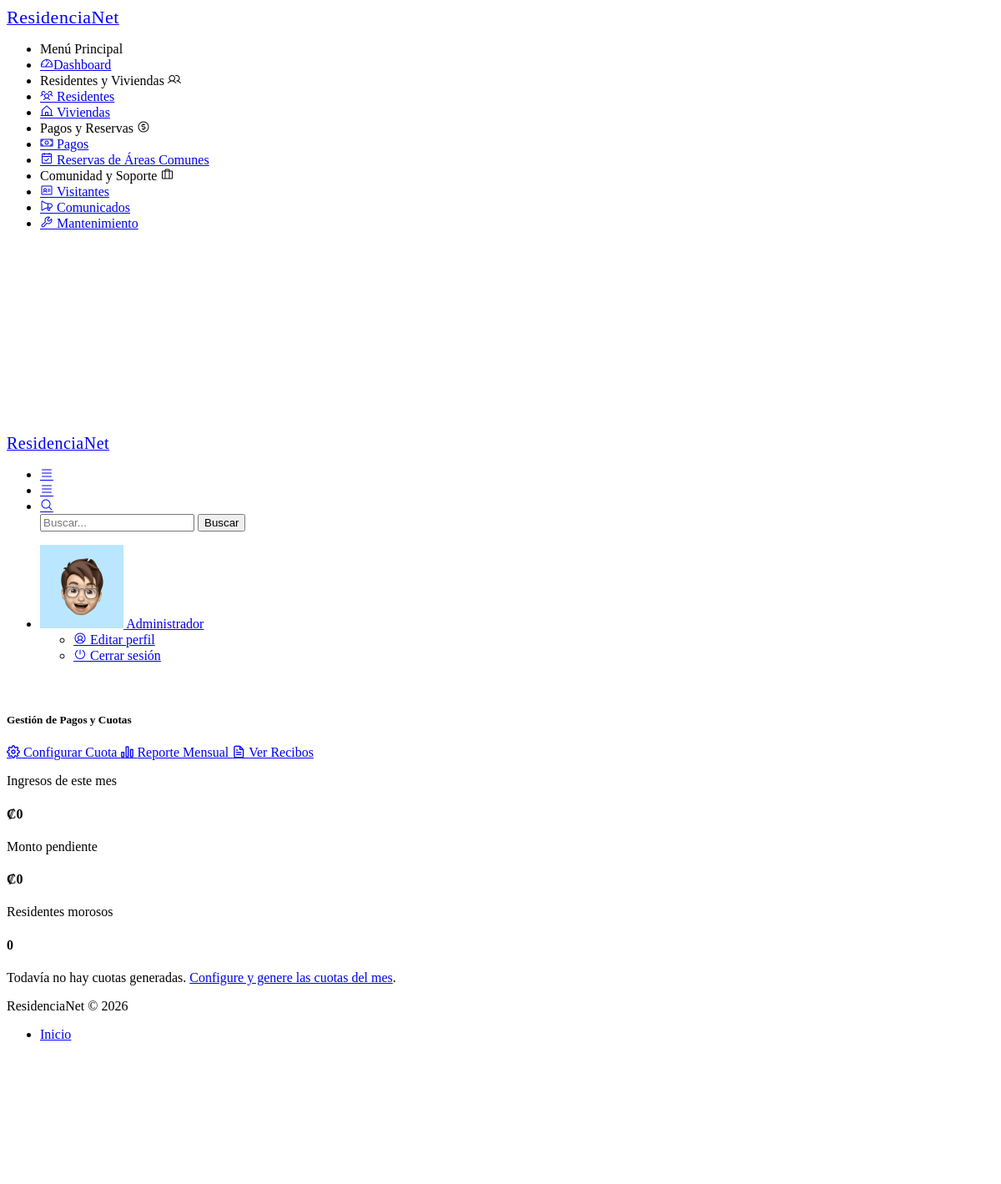
Page /pago/index (signed in) on the earlier database version.
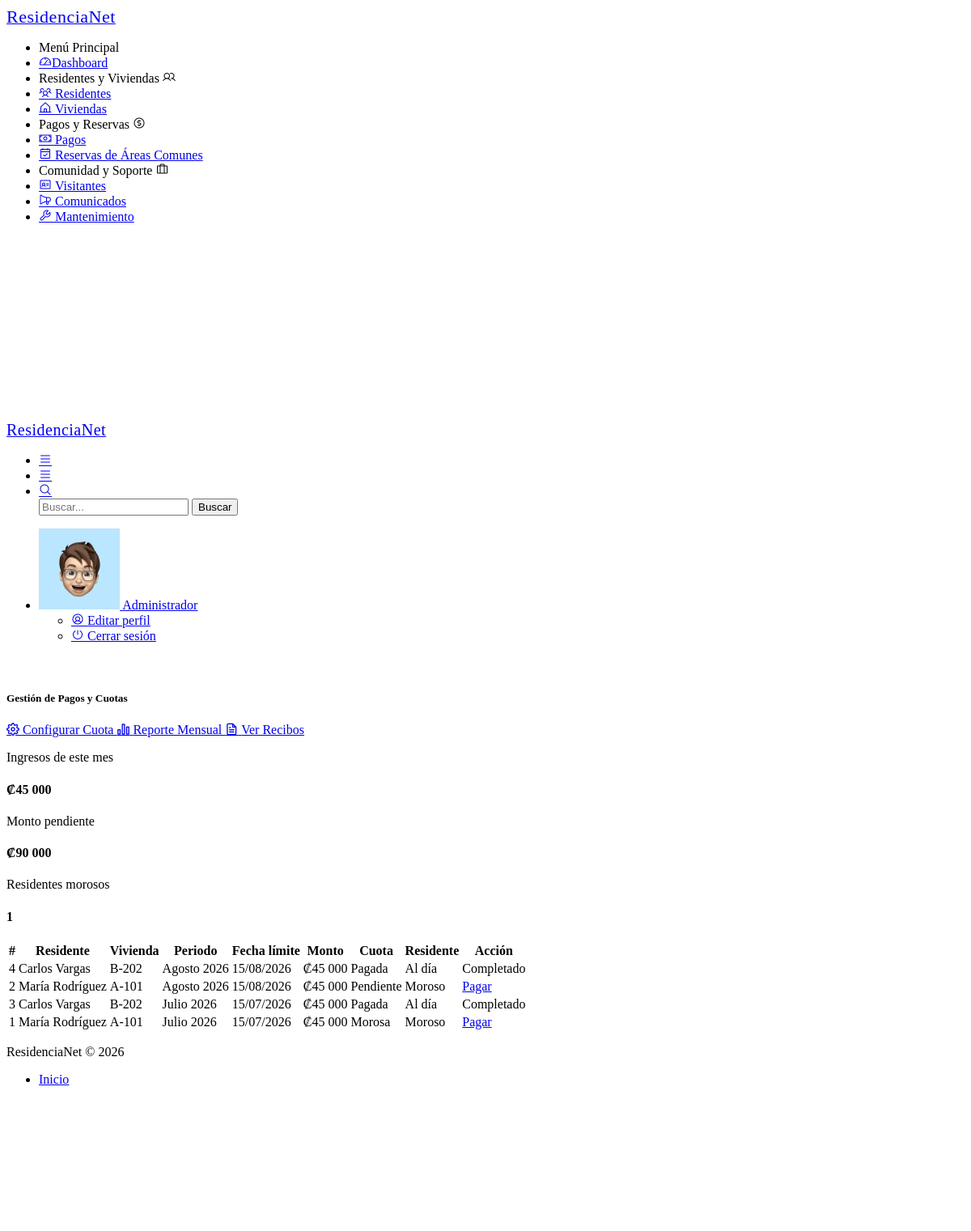
Same page on the later database version.
### tables this page shows
CREATE TABLE IF NOT EXISTS cuotas (
    id INT AUTO_INCREMENT PRIMARY KEY,
    residente_id INT NOT NULL,
    periodo DATE NOT NULL,
    monto DECIMAL(10,2) NOT NULL,
    fecha_vencimiento DATE NOT NULL,
    estado ENUM('Pendiente', 'Pagada') DEFAULT 'Pendiente',
    created_at TIMESTAMP DEFAULT CURRENT_TIMESTAMP,

    FOREIGN KEY (residente_id)
        REFERENCES residentes(id)
        ON DELETE CASCADE,

    UNIQUE (residente_id, periodo)
);

CREATE TABLE IF NOT EXISTS residentes (
    id INT AUTO_INCREMENT PRIMARY KEY,
    nombre VARCHAR(100) NOT NULL,
    cedula VARCHAR(30) NOT NULL UNIQUE,
    vivienda_id INT NOT NULL,
    tipo_residente ENUM('Propietario', 'Inquilino', 'Familiar') NOT NULL,
    telefono VARCHAR(30) NOT NULL,
    correo VARCHAR(100) NOT NULL,
    fecha_ingreso DATE NOT NULL,
    estado ENUM('Activo', 'Inactivo') DEFAULT 'Activo',
    observaciones TEXT,
    created_at TIMESTAMP DEFAULT CURRENT_TIMESTAMP,
    FOREIGN KEY (vivienda_id) REFERENCES viviendas(id)
);

CREATE TABLE IF NOT EXISTS viviendas (
    id INT AUTO_INCREMENT PRIMARY KEY,
    identificador VARCHAR(50) NOT NULL,
    tipo ENUM('Apartamento', 'Casa', 'Local Comercial') NOT NULL,
    propietario VARCHAR(100),
    area DECIMAL(10,2) NOT NULL,
    num_habitantes INT DEFAULT 0,
    estado ENUM('Disponible', 'Ocupada', 'En mantenimiento') DEFAULT 'Disponible',
    observaciones TEXT,
    created_at TIMESTAMP DEFAULT CURRENT_TIMESTAMP
);

### app/controllers/PagoController.php (called while the page is built, shortened)
<?php
require_once '../app/core/Controller.php';
class PagoController extends Controller {
    private $pagoModel;
    public function __construct() {
        $this->pagoModel = $this->model('Pago');
    }
    public function index() {
        $cuotas = $this->pagoModel->getCuotas();
        $resumen = $this->pagoModel->getResumen();
        $this->view('pagos/index', [
            'cuotas' => $cuotas,
            'resumen' => $resumen
        ]);
    }
}

### app/core/app.php (called while the page is built, shortened)
<?php
class App {
    protected $method = 'index';
    public function __construct() {
        $url = $this->parseUrl();
        if (isset($url[0]) && file_exists('../app/controllers/' . ucfirst($url[0]) . 'Controller.php')) {
            unset($url[0]);
        }
        $this->controller = new $this->controller;
        if (isset($url[1])) {
            if (method_exists($this->controller, $url[1])) {
                $this->method = $url[1];
                unset($url[1]);
            }
        }
        $this->params = $url ? array_values($url) : [];
        call_user_func_array([$this->controller, $this->method], $this->params);
    }
    public function parseUrl() {
        if (isset($_GET['url'])) {
            return explode('/', filter_var(rtrim($_GET['url'], '/'), FILTER_SANITIZE_URL));
        }
        return [];
    }
}

### public/index.php (called while the page is built, shortened)
<?php
require_once '../app/core/app.php';
require_once '../app/core/controller.php';
$app = new App();

### app/config/database.php (called while the page is built, shortened)
<?php
class Database {
    private static $instance = null;
    private $conn;
    private function __construct() {
        try {
            $this->conn = new mysqli(DB_HOST, DB_USER, DB_PASS, DB_NAME);
            $this->conn->set_charset("utf8");
        } catch (mysqli_sql_exception $e) {
            die("Error de conexión a la base de datos. Verifica que MySQL esté encendido y la base '" . DB_NAME . "' exista. Detalle: " . $e->getMessage());
        }
    }
    public static function getInstance() {
        if (!self::$instance) {
            self::$instance = new Database();
        }
        return self::$instance;
    }
    public function getConnection() {
        return $this->conn;
    }
}

### app/models/Pago.php (called while the page is built, shortened)
<?php
require_once '../app/config/database.php';
class Pago {
    private $db;
    public function __construct() {
        $this->db = Database::getInstance()->getConnection();
    }
    public function getCuotas() {
        $query = "SELECT cuotas.*,
                         residentes.nombre AS residente_nombre,
                         viviendas.identificador AS vivienda_identificador,
                         CASE
                             WHEN EXISTS (
                                 SELECT 1
                                 FROM cuotas c2
                                 WHERE c2.residente_id = cuotas.residente_id
                                   AND c2.estado = 'Pendiente'
                                   AND c2.fecha_vencimiento < CURDATE()
                             )
                             THEN 'Moroso'
                             ELSE 'Al día'
                         END AS estado_residente
                  FROM cuotas
                  JOIN residentes ON cuotas.residente_id = residentes.id
                  JOIN viviendas ON residentes.vivienda_id = viviendas.id
                  ORDER BY cuotas.periodo DESC, residentes.nombre ASC";
        $result = $this->db->query($query);
        return $result->fetch_all(MYSQLI_ASSOC);
    }
}

### app/views/pagos/index.php (the view, shortened to what the rows shown need)
<?php
include '../app/views/layouts/header.php';
function formatoPeriodoPago($fecha) {
    $meses = [
        1 => 'Enero', 2 => 'Febrero', 3 => 'Marzo', 4 => 'Abril',
        5 => 'Mayo', 6 => 'Junio', 7 => 'Julio', 8 => 'Agosto',
        9 => 'Septiembre', 10 => 'Octubre', 11 => 'Noviembre', 12 => 'Diciembre'
    ];
    $timestamp = strtotime($fecha);
    return $meses[(int)date('n', $timestamp)] . ' ' . date('Y', $timestamp);
}
?>
<div class="pc-container">
    <div class="pc-content">
        <div class="row">
            <div class="col-12">
                <div class="card">
                    <div class="card-body">
                        <?php if (empty($cuotas)): ?>
                            <div class="alert alert-info mb-0">
                                Todavía no hay cuotas generadas.
                                <a href="<?= BASE_URL ?>/pago/configuracion">Configure y genere las cuotas del mes</a>.
                            </div>
                        <?php else: ?>
                            <div class="table-responsive">
                                <table class="table table-hover table-striped align-middle">
                                    <thead>
                                        <tr>
                                            <th>#</th>
                                            <th>Residente</th>
                                            <th>Vivienda</th>
                                            <th>Periodo</th>
                                            <th>Fecha límite</th>
                                            <th>Monto</th>
                                            <th>Cuota</th>
                                            <th>Residente</th>
                                            <th>Acción</th>
                                        </tr>
                                    </thead>
                                    <tbody>
                                        <?php foreach ($cuotas as $cuota): ?>
                                            <?php
                                            $estaVencida = (
                                                $cuota['estado'] === 'Pendiente' &&
                                                $cuota['fecha_vencimiento'] < date('Y-m-d')
                                            );
                                            ?>
                                            <tr>
                                                <td><?= (int)$cuota['id'] ?></td>
                                                <td><?= htmlspecialchars($cuota['residente_nombre']) ?></td>
                                                <td><?= htmlspecialchars($cuota['vivienda_identificador']) ?></td>
                                                <td><?= htmlspecialchars(formatoPeriodoPago($cuota['periodo'])) ?></td>
                                                <td><?= date('d/m/Y', strtotime($cuota['fecha_vencimiento'])) ?></td>
                                                <td>₡<?= number_format((float)$cuota['monto'], 0, ',', ' ') ?></td>
                                                <td>
                                                    <?php if ($cuota['estado'] === 'Pagada'): ?>
                                                        <span class="badge bg-success">Pagada</span>
                                                    <?php elseif ($estaVencida): ?>
                                                        <span class="badge bg-danger">Morosa</span>
                                                    <?php else: ?>
                                                        <span class="badge bg-warning">Pendiente</span>
                                                    <?php endif; ?>
                                                </td>
                                                <td>
                                                    <?php if ($cuota['estado_residente'] === 'Moroso'): ?>
                                                        <span class="badge bg-danger">Moroso</span>
                                                    <?php else: ?>
                                                        <span class="badge bg-success">Al día</span>
                                                    <?php endif; ?>
                                                </td>
                                                <td>
                                                    <?php if ($cuota['estado'] === 'Pendiente'): ?>
                                                        <a href="<?= BASE_URL ?>/pago/create/<?= (int)$cuota['id'] ?>"
                                                           class="btn btn-primary btn-sm">
                                                            Pagar
                                                        </a>
                                                    <?php else: ?>
                                                        <span class="text-muted">Completado</span>
                                                    <?php endif; ?>
                                                </td>
                                            </tr>
                                        <?php endforeach; ?>
                                    </tbody>
                                </table>
                            </div>
                        <?php endif; ?>
                    </div>
                </div>
            </div>
        </div>
    </div>
</div>
<?php
include '../app/views/layouts/scripts.php';
?>

Differences in the rows shown:
added cuotas: id "4", residente.nombre "Carlos Vargas", viviendas.identificador "B-202", periodo "Agosto 2026", fecha_vencimiento "15/08/2026", monto "45 000", estado "Pagada", shows "Al día"
added cuotas: id "2", residente.nombre "María Rodríguez", viviendas.identificador "A-101", periodo "Agosto 2026", fecha_vencimiento "15/08/2026", monto "45 000", estado "Pendiente", shows "Moroso"
added cuotas: id "3", residente.nombre "Carlos Vargas", viviendas.identificador "B-202", periodo "Julio 2026", fecha_vencimiento "15/07/2026", monto "45 000", estado "Pagada", shows "Al día"
added cuotas: id "1", residente.nombre "María Rodríguez", viviendas.identificador "A-101", periodo "Julio 2026", fecha_vencimiento "15/07/2026", monto "45 000", estado "Morosa", shows "Moroso"
Other differences:
$resumen['ingresos_mes']: "0" → "45 000"
$resumen['monto_pendiente']: "0" → "90 000"
$resumen['morosos']: "0" → "1"
text no longer shown: "Todavía no hay cuotas generadas. Configure y genere las cuotas del mes ."
text now shown: "# Residente Vivienda Periodo Fecha límite Monto Cuota Residente Acción"
